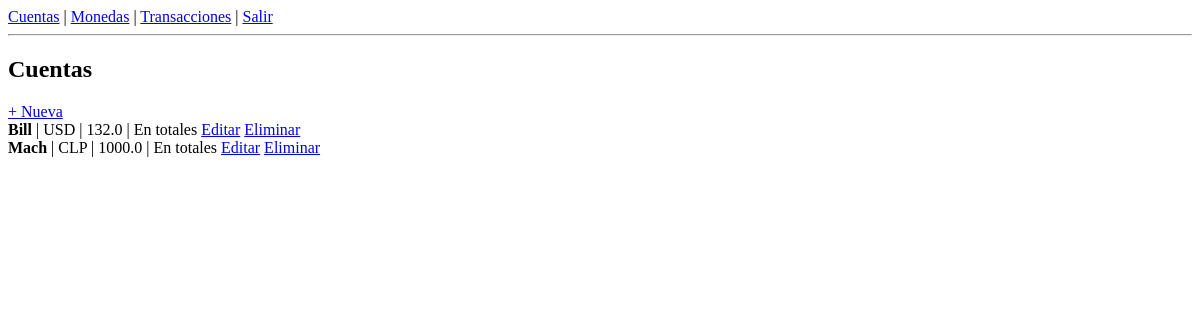
Before: /cuentas/ (signed in) with the older database file.
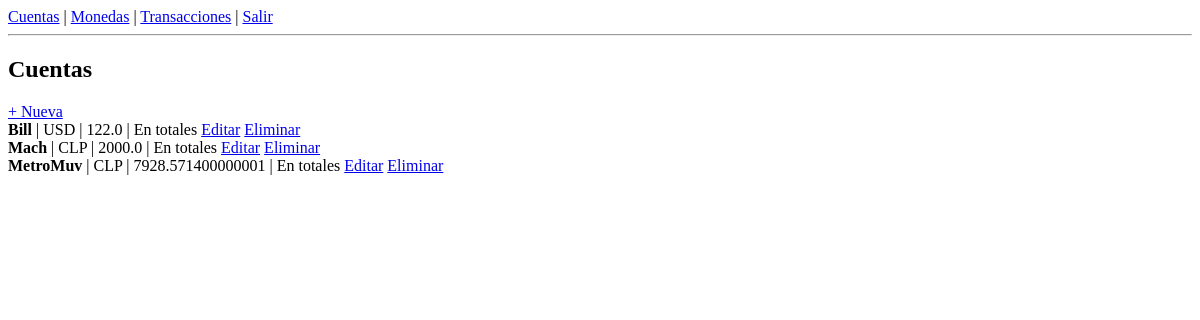
After: the same page with the newer database file.
### apps/finanzas/models.py (models this page shows, shortened)
class Cuenta(models.Model):
    usuario = models.ForeignKey(settings.AUTH_USER_MODEL, on_delete=models.CASCADE)
    titulo = models.CharField(max_length=100)
    moneda = models.ForeignKey(Moneda, on_delete=models.PROTECT)
    balance = models.FloatField(default=0.0)
    incluir_en_totales = models.BooleanField(default=True)
    mostrar_en_seleccion = models.BooleanField(default=True)
    nota = models.TextField(blank=True, null=True)

class Moneda(models.Model):
    SEPARADOR_MILLARES = [
        (',', 'Coma ,'),
        ('.', 'Punto .'),
        (' ', 'Espacio'),
        ('', 'Vacío'),
    ]
    SEPARADOR_DECIMAL = [
        ('.', 'Punto .'),
        (',', 'Coma ,'),
        (' ', 'Espacio'),
    ]
    FORMATO_CHOICES = [
        ('0 S', '0 S'),
        ('0S', '0S'),
        ('S 0', 'S 0'),
        ('S0', 'S0'),
    ]
    usuario = models.ForeignKey(settings.AUTH_USER_MODEL, on_delete=models.CASCADE, null=True, blank=True)
    simbolo = models.CharField(max_length=10)  # CUP, USD, CLP
    es_principal = models.BooleanField(default=False)
    separador_millares = models.CharField(max_length=2, choices=SEPARADOR_MILLARES, default=',')
    separador_decimal = models.CharField(max_length=2, choices=SEPARADOR_DECIMAL, default='.')
    decimales = models.IntegerField(default=2)  # 0, 1, 2
    formato = models.CharField(max_length=5, choices=FORMATO_CHOICES, default='0 S')
    tasa_cambio = models.FloatField(default=1.0)

### apps/finanzas/views.py (the view)
# urls.py: path('cuentas/', views.lista_cuentas, name='lista_cuentas'),
@login_required
def lista_cuentas(request):
    cuentas = Cuenta.objects.filter(usuario=request.user)
    return render(request, 'finanzas/lista_cuentas.html', {'cuentas': cuentas})

### apps/finanzas/templates/finanzas/lista_cuentas.html (shortened to what this page needs)
{% extends 'finanzas/base.html' %}
{% block contenido %}
  <h2>Cuentas</h2>
  <a href="{% url 'crear_cuenta' %}">+ Nueva</a>
  {% for c in cuentas %}
  <div>
    <strong>{{ c.titulo }}</strong> | {{ c.moneda.simbolo }} | {{ c.balance }}
    {% if c.incluir_en_totales %} | En totales {% endif %}
    <a href="{% url 'editar_cuenta' c.pk %}">Editar</a>
    <a href="{% url 'eliminar_cuenta' c.pk %}">Eliminar</a>
  </div>
  {% empty %}
    <p>No hay cuentas.</p>
  {% endfor %}
{% endblock %}

Changed rows visible on the page:
changed Cuenta "Bill": balance "132.0" → "122.0"
changed Cuenta "Mach": balance "1000.0" → "2000.0"
added Cuenta: titulo "MetroMuv", moneda.simbolo "CLP", balance "7928.571400000001", incluir_en_totales "| En totales"
